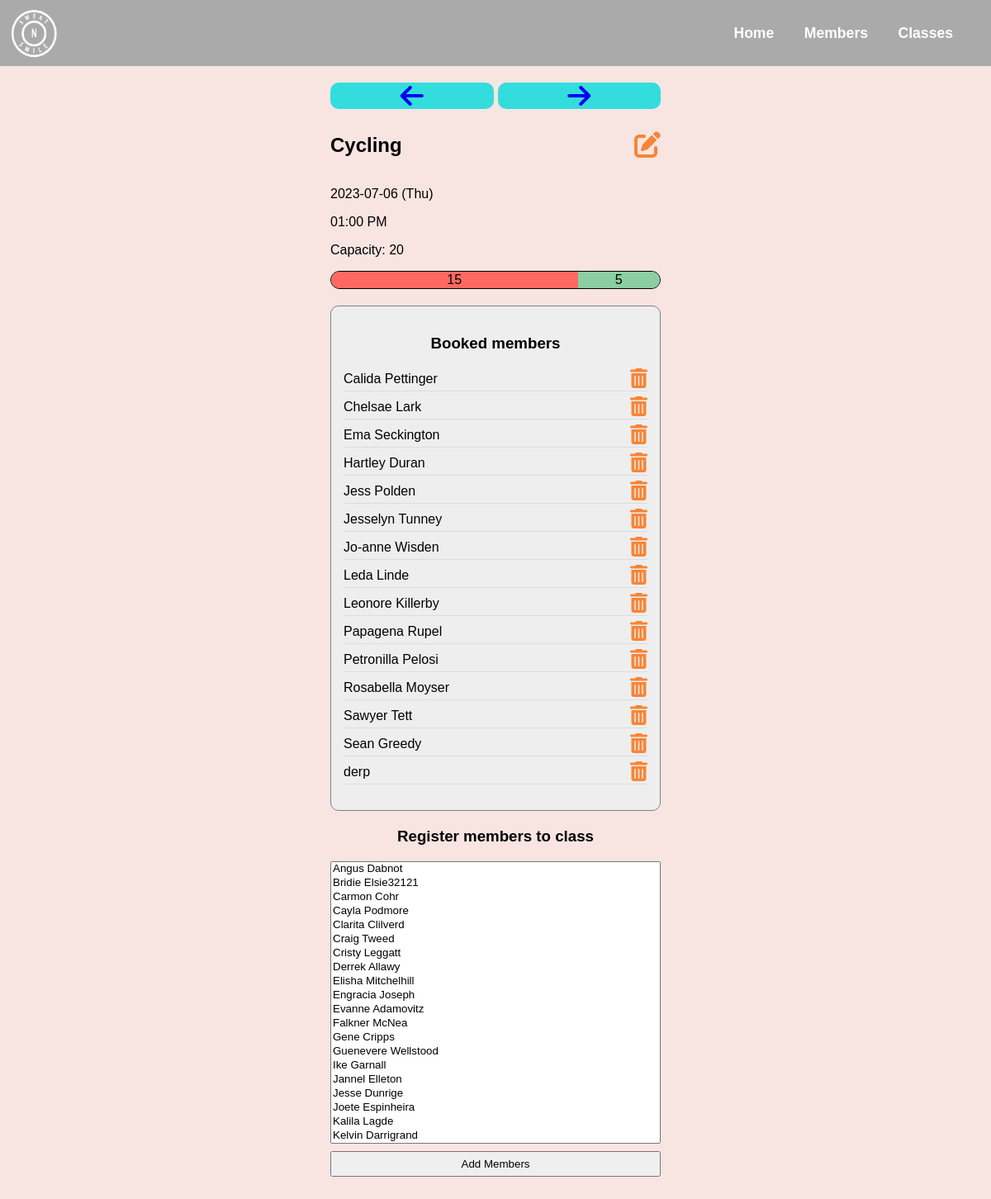
Screenshot of /classes/2 with the database file from the repository.
### tables this page shows
CREATE TABLE classes(
	id INTEGER PRIMARY KEY AUTOINCREMENT,
	name VARCHAR(255) NOT NULL,
	event_time TIMESTAMP NOT NULL,
	capacity INTEGER NOT NULL
);

CREATE TABLE members(
	id INTEGER PRIMARY KEY AUTOINCREMENT,
	name VARCHAR(255) NOT NULL,
	date_of_birth DATE NOT NULL,
	membertype_id INTEGER REFERENCES membertypes(id) ON DELETE CASCADE
);

### controllers/gymclass_controller.py (the view)
@gymclass_blueprint.route("/classes/<id>")
def show_gymclass(id):
	gymclass = gymclass_repository.select(id)
	if gymclass is None:
		return render_template("/404.html")
	booked_members = gymclass_repository.select_booked_members_for_class(gymclass.id)
	all_members = member_repository.select_all()
	unbooked_members = [m for m in all_members if m.id not in [b.id for b in booked_members]]
	unbooked_members.sort(key=lambda x: x.name)
	return render_template("/classes/show.html",
		id = id,
		total_classes = gymclass_repository.number_of_classes(),
		gymclass=gymclass,
		booked_members=booked_members,
		unbooked_members=unbooked_members )

### db/run_sql.py (called while the page is built)
def run_sql(sql, values = None):
	results = []
	sql = sql.replace("%s", "?")
	if values is None:
		values = []
	values = tuple(values)
	with sqlite3.connect(db_path) as con:
		con.row_factory = sqlite3.Row	# ensures the results are placed into a dict with the column names as the key. without this
		cur = con.cursor()				# the results are just a list of values with no indication what column they relate to
		cur.execute(sql, values)
		results = cur.fetchall()
	return results

### repositories/gymclass_repository.py (called while the page is built)
def select(id):
	gymclass = None
	sql = "SELECT * FROM classes WHERE id = %s"
	values = [id]
	results = run_sql(sql, values)
	if len(results) > 0:
		result = results[0]
		gymclass = Gymclass(result["name"], result["event_time"], result["capacity"], result['id'])
	return gymclass

def number_of_classes():
	sql = "SELECT COUNT(*) as count FROM classes;"
	results = run_sql(sql)
	return results[0]["count"]

def select_booked_members_for_class(id):
	members = []
	sql = '''SELECT *
			FROM classes
			JOIN bookings
			    ON classes.id = bookings.class_id
			JOIN members
			    ON members.id = bookings.member_id
			WHERE classes.id = %s
			ORDER BY members.name;
			'''
	values = [id]
	results = run_sql(sql, values)
	for result in results:
		member = member_repository.select(result["member_id"])
		members.append(member)
	return members

### repositories/member_repository.py (called while the page is built)
def select_all():
	members = []
	sql = "SELECT * FROM members ORDER BY name;"
	results = run_sql(sql)
	for result in results:
		membertype = membertype_repository.select(result["membertype_id"])
		member = Member(result["name"], result["date_of_birth"], membertype, result["id"])
		members.append(member)
	return members

def select(id):
	member = None
	sql = "SELECT * FROM members WHERE id = %s"
	values = [id]
	results = run_sql(sql, values)
	if len(results) > 0:
		result = results[0]
		membertype = membertype_repository.select(result["membertype_id"])
		member = Member(result["name"], result["date_of_birth"], membertype, result["id"])
	return member

### repositories/membertype_repository.py (called while the page is built)
def select(id):
	membertype = None
	sql = "SELECT * FROM membertypes WHERE id = %s"
	values = [id]
	results = run_sql(sql, values)
	if len(results) > 0:
		result = results[0]
	membertype = MemberType(result["name"], result["id"])
	return membertype

### templates/classes/show.html (shortened to what this page needs)
{% extends "base.html" %}
{% block content %}
	<div class="content">
		<div class="arrows">
			<a href="/classes/{{id|int - 1}}"
				><div><i class="fa-solid fa-arrow-left fa-2x"></i></div></a>
			<a href="/classes/{{id|int + 1}}"
				><div><i class="fa-solid fa-arrow-right fa-2x"></i></div></a>
		</div>
		<div class="show-details">
			<header>
				<h2>{{gymclass.name}}</h2>
				<a href="/classes/{{gymclass.id}}/edit"><i class="fas fa-edit fa-2xl"></i></a>
			</header>
			<p>{{gymclass.event_time.strftime('%Y-%m-%d (%a)')}}</p>
			<p>{{gymclass.event_time.strftime('%I:%M %p')}}</p>
			<p>Capacity: {{gymclass.capacity}}</p>
			{% set available = booked_members|length %}
			{% set remaining = gymclass.capacity - booked_members|length %}
			<div class="availability">
				<div class="booked" style="flex: {{available}};">
					{% if available > 0 %}
						{{available}}
					{% endif %}
				</div>
				<div class="remaining" style="flex: {{remaining}};">
					{% if remaining > 0 %}
						{{remaining}}
					{% endif %}
				</div>
			</div>
		<div class="booked-members-list">
			<h3>Booked members</h3>
			<ul>
				{% for m in booked_members %}
					<li>{{m.name}} <a href="/classes/{{gymclass.id}}/remove/{{m.id}}"><i class="fa-solid fa-trash-can fa-xl"></i></a></li>
				{% endfor %}
			</ul>
		</div>
		<div class="unbooked-members-list">
			<h3>Register members to class</h3>
			<form action="/classes/{{gymclass.id}}/register" method="POST">
				<select multiple id="memberlist" name="memberlist" size="20">
					{% for m in unbooked_members %}
						<option value="{{m.id}}">{{m.name}}</option>
					{% endfor %}
				</select>
				<button type="submit">Add Members</button>
			</form>
		</div>
	</div>
{% endblock %}

### static/style.css (style rules this page uses)
body { font-family: "Helvetica", arial, sans-serif; font-size: 16px; margin: 0; background-color: #f8e5e1 ; }
div.content { width: 400px; margin: auto; }
div.content > div.arrows { display: flex; justify-content: stretch; align-items: center; gap: 5px; }
div.arrows > a { flex: 5; display: flex; justify-content: center; align-items: center; background-color: #3dd; border-radius: 10px; }
div.availability { display: flex; height: 20px; background-color: #CCC; border: 1px solid black; border-radius: 20px; overflow: hidden; }
div.availability > div.booked { background-color: #FF6962; display: flex; justify-content: center; align-items: center; }
div.availability > div.remaining { background-color: #8BCEA2; display: flex; justify-content: center; align-items: center; }
div.booked-members-list ul { padding-left: 0; list-style-type: none; }
div.booked-members-list i { color: #f78536; }
div.booked-members-list li { display: flex; align-items: center; justify-content: space-between; border-bottom: 1px solid #DDD; margin: 5px 0; padding: 5px 0; }
div.show-details > header { display: flex; justify-content: space-between; align-items: center; margin-top: 10px; }
div.show-details > header i { color: #f78536; }
a { text-decoration: none; }
div.unbooked-members-list > form > button, div.content > form button { margin-top: 8px; padding: 6px;: }
div.unbooked-members-list > form > select, div.unbooked-members-list > form > button { width: 100%; }
div.booked-members-list h3, div.unbooked-members-list h3 { text-align: center; }
div.booked-members-list { margin: 20px 0; padding: 15px; border: 1px solid gray; border-radius: 10px; background-color: #eee; }

### rows the page displays
classes: name "Cycling", capacity "20"
members: name "Calida Pettinger"
members: name "Chelsae Lark"
members: name "Ema Seckington"
members: name "Hartley Duran"
members: name "Jess Polden"
members: name "Jesselyn Tunney"
members: name "Jo-anne Wisden"
members: name "Leda Linde"
members: name "Leonore Killerby"
members: name "Papagena Rupel"
members: name "Petronilla Pelosi"
members: name "Rosabella Moyser"
members: name "Sawyer Tett"
members: name "Sean Greedy"
members: name "derp"

### other values shown
{{ gymclass.event_time.strftime('%Y-%m-%d (%a)') }} "2023-07-06 (Thu)"
{{ gymclass.event_time.strftime('%I:%M %p') }} "01:00 PM"
{{ available }} "15"
{{ remaining }} "5"
